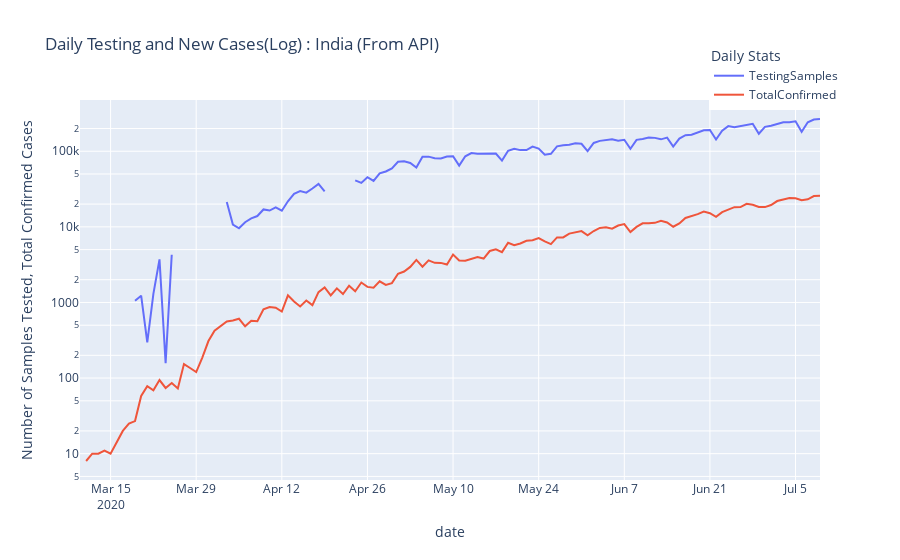

Here is the notebook cell this chart was saved with:
### Code cell
fig = india_data[['TestingSamples', 'TotalConfirmed']].iloc[40:].diff(
    1).plot(title=' Daily Testing and New Cases(Log) : India (From API)')
fig.update_layout(yaxis=dict(title='Number of Samples Tested, Total Confirmed Cases '),
                  legend_title_text='Daily Stats', yaxis_type="log", legend=dict(x=.85, y=1.15))
